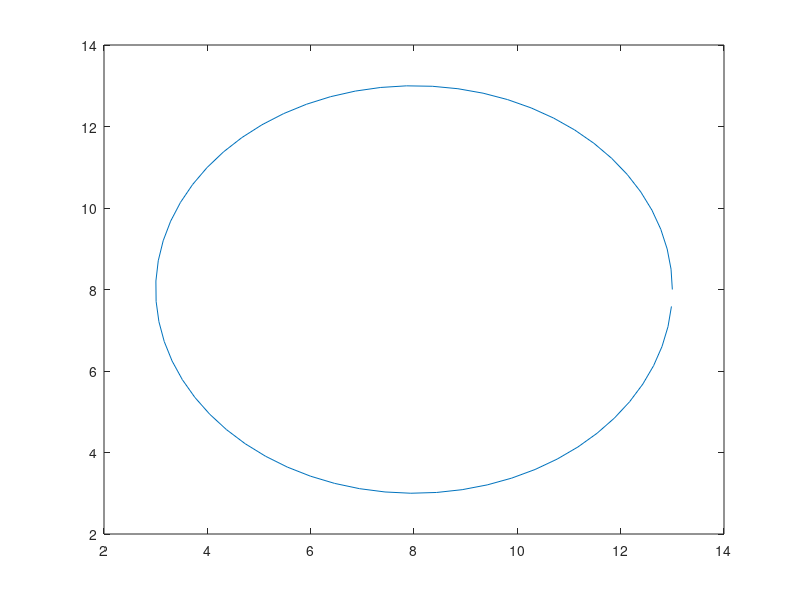

This figure's MATLAB source: (Note: this script raises an error after producing the figure.)
theta = 0:0.1:2*pi;
x = 8;
y = 8;
Radius = 5;
X = x + Radius*cos(theta);
Y = y + Radius*sin(theta);
plot(X, Y);
for theta = 0:0.1:2*pi    
    syms x2 y2
    X = x + Radius*cos(theta);
    Y = y + Radius*sin(theta);
    eqn1 = (x2 -X)^2+(y2-Y)^2 == 100;
    eqn2 = (x2)^2+(y2)^2 == 100;
    eqn = [eqn1 eqn2];
    var = [x2, y2];
    soln = solve(eqn, var);
    hold on
    x3=double(soln.x2(1));
    y3=double(soln.y2(1));
    x4=[0,x3,X];
    y4=[0,y3,Y];
    
    h=animatedline(x4,y4);
    pause(0.001)
    clearpoints(h)
end
hold off